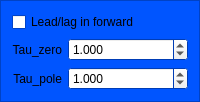
       <widget class="QFrame" name="frame_pole_zero_fwd">
        <property name="sizePolicy">
         <sizepolicy hsizetype="Expanding" vsizetype="Preferred">
          <horstretch>1</horstretch>
          <verstretch>0</verstretch>
         </sizepolicy>
        </property>
        <property name="palette">
         <palette>
          <active>
           <colorrole role="Base">
            <brush brushstyle="SolidPattern">
             <color alpha="255">
              <red>255</red>
              <green>255</green>
              <blue>255</blue>
             </color>
            </brush>
           </colorrole>
           <colorrole role="Window">
            <brush brushstyle="SolidPattern">
             <color alpha="255">
              <red>0</red>
              <green>85</green>
              <blue>255</blue>
             </color>
            </brush>
           </colorrole>
          </active>
          <inactive>
           <colorrole role="Base">
            <brush brushstyle="SolidPattern">
             <color alpha="255">
              <red>255</red>
              <green>255</green>
              <blue>255</blue>
             </color>
            </brush>
           </colorrole>
           <colorrole role="Window">
            <brush brushstyle="SolidPattern">
             <color alpha="255">
              <red>0</red>
              <green>85</green>
              <blue>255</blue>
             </color>
            </brush>
           </colorrole>
          </inactive>
          <disabled>
           <colorrole role="Base">
            <brush brushstyle="SolidPattern">
             <color alpha="255">
              <red>0</red>
              <green>85</green>
              <blue>255</blue>
             </color>
            </brush>
           </colorrole>
           <colorrole role="Window">
            <brush brushstyle="SolidPattern">
             <color alpha="255">
              <red>0</red>
              <green>85</green>
              <blue>255</blue>
             </color>
            </brush>
           </colorrole>
          </disabled>
         </palette>
        </property>
        <property name="toolTip">
         <string>&lt;html&gt;&lt;head/&gt;&lt;body&gt;&lt;p&gt;A first order filter with a pole and a zero.&lt;/p&gt;&lt;p&gt;The DC gain is 1 in any case (lead or lag configration.&lt;/p&gt;&lt;p&gt;Transfer function is:&lt;/p&gt;&lt;p&gt;G(s) = (tau_zero s + 1)/(tau_pole s + 1)&lt;/p&gt;&lt;p&gt;&lt;br/&gt;&lt;/p&gt;&lt;/body&gt;&lt;/html&gt;</string>
        </property>
        <property name="frameShape">
         <enum>QFrame::StyledPanel</enum>
        </property>
        <property name="frameShadow">
         <enum>QFrame::Raised</enum>
        </property>
        <layout class="QGridLayout" name="gridLayout_2">
         <item row="2" column="0">
          <widget class="QLabel" name="label_tau_pole_fwd">
           <property name="text">
            <string>Tau_pole</string>
           </property>
           <property name="alignment">
            <set>Qt::AlignRight|Qt::AlignTrailing|Qt::AlignVCenter</set>
           </property>
          </widget>
         </item>
         <item row="1" column="0">
          <widget class="QLabel" name="label_tau_zero_fwd">
           <property name="text">
            <string>Tau_zero</string>
           </property>
           <property name="alignment">
            <set>Qt::AlignRight|Qt::AlignTrailing|Qt::AlignVCenter</set>
           </property>
          </widget>
         </item>
         <item row="2" column="1">
          <widget class="QDoubleSpinBox" name="edit_tau_pole_fwd">
           <property name="sizePolicy">
            <sizepolicy hsizetype="Expanding" vsizetype="Fixed">
             <horstretch>0</horstretch>
             <verstretch>0</verstretch>
            </sizepolicy>
           </property>
           <property name="decimals">
            <number>3</number>
           </property>
           <property name="value">
            <double>1.000000000000000</double>
           </property>
          </widget>
         </item>
         <item row="1" column="1">
          <widget class="QDoubleSpinBox" name="edit_tau_zero_fwd">
           <property name="sizePolicy">
            <sizepolicy hsizetype="Expanding" vsizetype="Fixed">
             <horstretch>0</horstretch>
             <verstretch>0</verstretch>
            </sizepolicy>
           </property>
           <property name="decimals">
            <number>3</number>
           </property>
           <property name="value">
            <double>1.000000000000000</double>
           </property>
          </widget>
         </item>
         <item row="0" column="0" colspan="2">
          <widget class="QCheckBox" name="checkBox_lead_fwd">
           <property name="text">
            <string>Lead/lag in forward</string>
           </property>
          </widget>
         </item>
        </layout>
       </widget>
